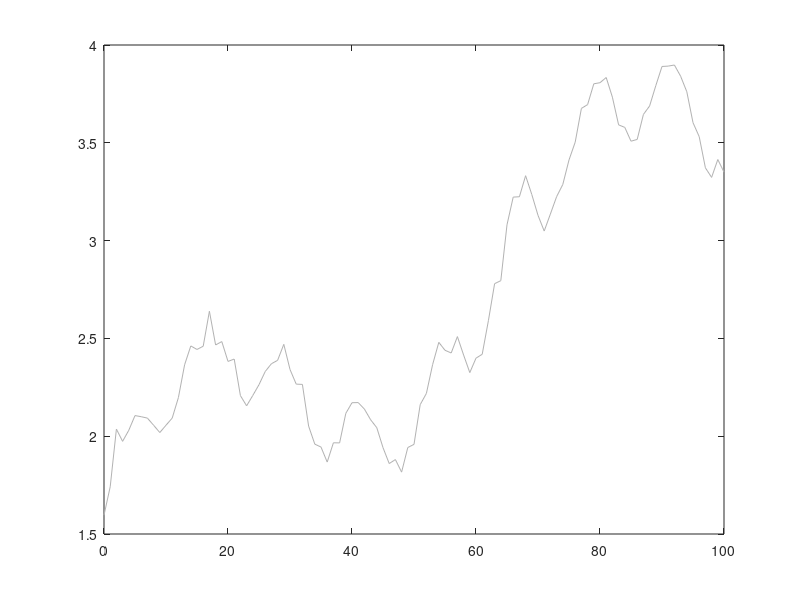

This figure's MATLAB source: (Note: this script raises an error after producing the figure.)
%% TASK 4-1
clc; clear all; close all;
data2 = load('Exercise4-1.txt'); 
t = data2(:,1);
y = data2(:,2);

tau = [5,10,15,20,25]';
residuals =zeros(length(t),length(tau));
figure;
plot(t, y, '-', 'Color', [0.7 0.7 0.7], 'DisplayName', 'Original Observations');
hold on;

for i = 1:length(tau) 

    current_smooth = smooth_MA(y, tau(i));       
    legend_label = sprintf('MA filter size: %d', tau(i));    
    plot(t, current_smooth, '-', 'LineWidth', 1.5, 'DisplayName', legend_label);
    residuals(:,i) = y-current_smooth;
    title('Moving average ')
end
grid on;
legend show; 
hold off;

% 


figure;
%plot(t, y, '-', 'Color', [0.7 0.7 0.7], 'DisplayName', 'Original Observations');
hold on;
for i = 1:length(tau) 
    current_res = residuals(:,i);
    error = std(current_res);
    legend_label = sprintf('residual plot: %.i, std: %.2f', tau(i),error);    
    plot(t, current_res, '-', 'LineWidth', 1.5, 'DisplayName', legend_label);
    title('Residual Plot ')
    sprintf('Computed for iteration: %.1i',i)
end
grid on;
legend show; 
hold off;



%% Task 2 
% A moving average filter with window length 𝜏 = 25.
% o A Savitzky-Golay filter with window length 𝜏 = 25 and polynomial degree 𝑝 = 2.
% o A moving least squares filter with window length 𝜏 = 25, a polynomial degree 𝑝 = 2
% and Gaussian weighting.
% • Plot the resulting filtered series and interpret and discuss the results
%
clc; close all; clear all;

data1= load("Exercise4-2_1.txt");
data2= load("Exercise4-2_2.txt");
data3= load("Exercise4-2_3.txt");
data4= load("Exercise4-2_4.txt");


% RAW PLOT
figure;
subplot(2,2,1)
plot(data1(:,1), data1(:,2), '.-', 'MarkerSize', 6); grid on;
xlabel('t'); ylabel('x_1(t)');
title('Exercise4-2-1: Observation plot');


subplot(2,2,2)
plot(data2(:,1), data2(:,2), '.-', 'MarkerSize', 6); grid on;
xlabel('t'); ylabel('x_2(t)');
title('Exercise4-2-2: Observation plot');
set(gca, 'XAxisLocation', 'origin', 'YAxisLocation', 'origin')

% xlim(padlim(data2(:,1))); ylim(padlim(data2(:,2)));

subplot(2,2,3)
plot(data3(:,1), data3(:,2), '.-', 'MarkerSize', 6); grid on;
xlabel('t'); ylabel('x_3(t)');
title('Exercise4-2-3: Observation plot');
% xlim(padlim(data2(:,1))); ylim(padlim(data2(:,2)));

subplot(2,2,4)
plot(data4(:,1), data4(:,2), '.-', 'MarkerSize', 6); grid on;
xlabel('t'); ylabel('x_4(t)');
title('Exercise4-2-4: Observation plot');
% xlim(padlim(data2(:,1))); ylim(padlim(data2(:,2)));



% MOVING AVERAGE FILTER
figure;
title('MOVING AVERAGE FILTER, size tau=25')
subplot(2,2,1)
plot(data1(:,1), smooth_MA(data1(:,2),25), '.-', 'MarkerSize', 6); grid on;
xlabel('t'); ylabel('x_1(t)');
title('Exercise4-2-1: Moving Average plot');


subplot(2,2,2)
plot(data2(:,1), smooth_MA(data2(:,2),25), '.-', 'MarkerSize', 6); grid on;
xlabel('t'); ylabel('x_2(t)');
title('Exercise4-2-2: Moving Average plot');
set(gca, 'XAxisLocation', 'origin', 'YAxisLocation', 'origin')

% xlim(padlim(data2(:,1))); ylim(padlim(data2(:,2)));

subplot(2,2,3)
plot(data3(:,1), smooth_MA(data3(:,2),25), '.-', 'MarkerSize', 6); grid on;
xlabel('t'); ylabel('x_3(t)');
title('Exercise4-2-3: Moving Average plot');
% xlim(padlim(data2(:,1))); ylim(padlim(data2(:,2)));

subplot(2,2,4)
plot(data4(:,1), smooth_MA(data4(:,2),25), '.-', 'MarkerSize', 6); grid on;
xlabel('t'); ylabel('x_4(t)');
title('Exercise4-2-4: Moving Average plot');
% xlim(padlim(data2(:,1))); ylim(padlim(data2(:,2)));



% Savitzky Golay FILTER
figure;
subplot(2,2,1)
plot(data1(:,1), smooth_SG(data1(:,2),25,2), '.-', 'MarkerSize', 6); grid on;
xlabel('t'); ylabel('x_1(t)');
title('Exercise4-2-1: Savitzky Golay plot');


subplot(2,2,2)
plot(data2(:,1), smooth_SG(data2(:,2),25,2), '.-', 'MarkerSize', 6); grid on;
xlabel('t'); ylabel('x_2(t)');
title('Exercise4-2-2: Savitzky Golay plot');
set(gca, 'XAxisLocation', 'origin', 'YAxisLocation', 'origin')

% xlim(padlim(data2(:,1))); ylim(padlim(data2(:,2)));

subplot(2,2,3)
plot(data3(:,1), smooth_SG(data3(:,2),25,2), '.-', 'MarkerSize', 6); grid on;
xlabel('t'); ylabel('x_3(t)');
title('Exercise4-2-3: Savitzky Golay plot');
% xlim(padlim(data2(:,1))); ylim(padlim(data2(:,2)));

subplot(2,2,4)
plot(data4(:,1), smooth_SG(data4(:,2),25,2), '.-', 'MarkerSize', 6); grid on;
xlabel('t'); ylabel('x_4(t)');
title('Exercise4-2-4: Savitzky Golay plot');
% xlim(padlim(data2(:,1))); ylim(padlim(data2(:,2)));



% Moving Least Squares FILTER
figure;
subplot(2,2,1)
plot(data1(:,1), smooth_MLS(data1(:,1), data1(:,2),25,2), '.-', 'MarkerSize', 6); grid on;
xlabel('t'); ylabel('x_1(t)');
title('Exercise4-2-1: Moving Least Squares plot');


subplot(2,2,2)
plot(data2(:,1), smooth_MLS(data2(:,1), data2(:,2),25,2), '.-', 'MarkerSize', 6); grid on;
xlabel('t'); ylabel('x_2(t)');
title('Exercise4-2-2: Moving Least Squares plot');
set(gca, 'XAxisLocation', 'origin', 'YAxisLocation', 'origin')

% xlim(padlim(data2(:,1))); ylim(padlim(data2(:,2)));

subplot(2,2,3)
plot(data3(:,1), smooth_MLS(data3(:,1), data3(:,2),25,2), '.-', 'MarkerSize', 6); grid on;
xlabel('t'); ylabel('x_3(t)');
title('Exercise4-2-3: Moving Least Squares plot');
% xlim(padlim(data2(:,1))); ylim(padlim(data2(:,2)));

subplot(2,2,4)
plot(data4(:,1), smooth_MLS(data4(:,1), data4(:,2),25,2), '.-', 'MarkerSize', 6); grid on;
xlabel('t'); ylabel('x_4(t)');
title('Exercise4-2-4: Moving Least Squares plot');
% xlim(padlim(data2(:,1))); ylim(padlim(data2(:,2)));



%% Task 3

% x(t) = 1/2*t^2 + sin(6*pi*t) + N(0,0.1)

clc; clear all; close all;

task3 = load("Exercise4-3.txt");
t3 = task3(:,1);
x3 = task3(:,2);




figure;
plot(t3,x3,'.-','Color','r')



